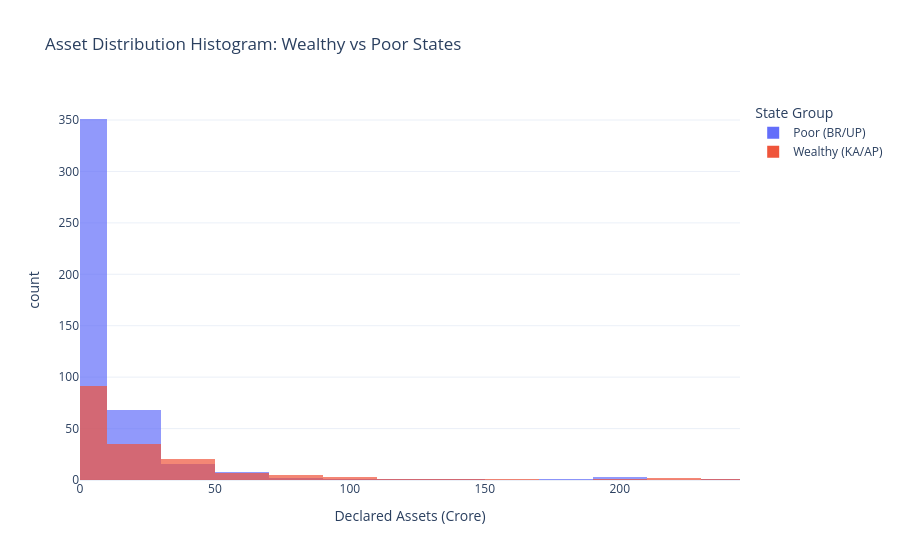

Notebook code cell kept with this figure:
### Markdown cell above
### H3: State-wise Wealth Concentration

**Hypothesis**: Candidates from Karnataka and Andhra Pradesh have a higher median asset value than candidates from Bihar and Uttar Pradesh.

**Analysis**: Compare median asset values for candidates from the two groups of states and perform a Mann-Whitney U test to assess statistical significance.

### Code cell
# H3 analysis: state-wise wealth concentration
h3_df = df[['STATE', 'ASSETS']].dropna().copy()

# Define state groups
wealthy_states = ['Karnataka', 'Andhra Pradesh']
poor_states = ['Bihar', 'Uttar Pradesh']

h3_df['StateGroup'] = h3_df['STATE'].apply(
    lambda x: 'Wealthy (KA/AP)' if x in wealthy_states 
    else ('Poor (BR/UP)' if x in poor_states else 'Other')
)

# Filter to only the two groups for analysis
h3_comparison = h3_df[h3_df['StateGroup'] != 'Other'].copy()

# Calculate median assets by state group
h3_summary = h3_comparison.groupby('StateGroup')['ASSETS'].agg(['count', 'median', 'mean']).reset_index()
h3_summary.columns = ['StateGroup', 'Candidates', 'MedianAssets', 'MeanAssets']

wealthy_assets = h3_comparison[h3_comparison['StateGroup'] == 'Wealthy (KA/AP)']['ASSETS']
poor_assets = h3_comparison[h3_comparison['StateGroup'] == 'Poor (BR/UP)']['ASSETS']

# Mann-Whitney U test
from scipy.stats import mannwhitneyu
stat_h3, p_value_h3 = mannwhitneyu(wealthy_assets, poor_assets, alternative='two-sided')

print('H3 Result Table')
display(h3_summary)
print(f"\nMedian Asset Comparison:")
print(f"Wealthy States (KA/AP) Median: {h3_summary.loc[h3_summary['StateGroup'] == 'Wealthy (KA/AP)', 'MedianAssets'].iloc[0]:.2f} Crore")
print(f"Poor States (BR/UP) Median: {h3_summary.loc[h3_summary['StateGroup'] == 'Poor (BR/UP)', 'MedianAssets'].iloc[0]:.2f} Crore")
print(f"\nMann-Whitney U Test p-value: {p_value_h3:.6f}")
print(f"Significant difference (p < 0.05): {p_value_h3 < 0.05}")

# Visualization: Histogram
fig_h3_hist = px.histogram(
    h3_viz,
    x='ASSETS',
    color='StateGroup',
    barmode='overlay',
    nbins=30,
    title='Asset Distribution Histogram: Wealthy vs Poor States',
    labels={'ASSETS': 'Declared Assets (Crore)', 'StateGroup': 'State Group'},
    opacity=0.7
)
fig_h3_hist.update_xaxes(range=[h3_viz['ASSETS'].quantile(0.01), h3_viz['ASSETS'].quantile(0.99)])
fig_h3_hist.show()

### Figure 1 — Plotly figure (JSON) as saved in the notebook; plotly's stock layout.template omitted (floating-point values rounded to 4 significant figures; data arrays with more than 128 entries replaced by an {"elided": "..."} marker saying what was removed)
{"data": [{"bingroup": "x", "hovertemplate": "State Group=Poor (BR/UP)<br>Declared Assets (Crore)=%{x}<br>count=%{y}<extra></extra>", "legendgroup": "Poor (BR/UP)", "marker": {"color": "#636efa", "opacity": 0.7, "pattern": {"shape": ""}}, "name": "Poor (BR/UP)", "nbinsx": 30, "orientation": "v", "showlegend": true, "type": "histogram", "x": {"elided": "455 float values"}, "xaxis": "x", "yaxis": "y"}, {"bingroup": "x", "hovertemplate": "State Group=Wealthy (KA/AP)<br>Declared Assets (Crore)=%{x}<br>count=%{y}<extra></extra>", "legendgroup": "Wealthy (KA/AP)", "marker": {"color": "#EF553B", "opacity": 0.7, "pattern": {"shape": ""}}, "name": "Wealthy (KA/AP)", "nbinsx": 30, "orientation": "v", "showlegend": true, "type": "histogram", "x": {"elided": "172 float values"}, "xaxis": "x", "yaxis": "y"}], "layout": {"barmode": "overlay", "legend": {"title": {"text": "State Group"}, "tracegroupgap": 0}, "title": {"text": "Asset Distribution Histogram: Wealthy vs Poor States"}, "xaxis": {"anchor": "y", "domain": [0, 1], "range": [0.01, 244.6], "title": {"text": "Declared Assets (Crore)"}}, "yaxis": {"anchor": "x", "domain": [0, 1], "title": {"text": "count"}}}}
